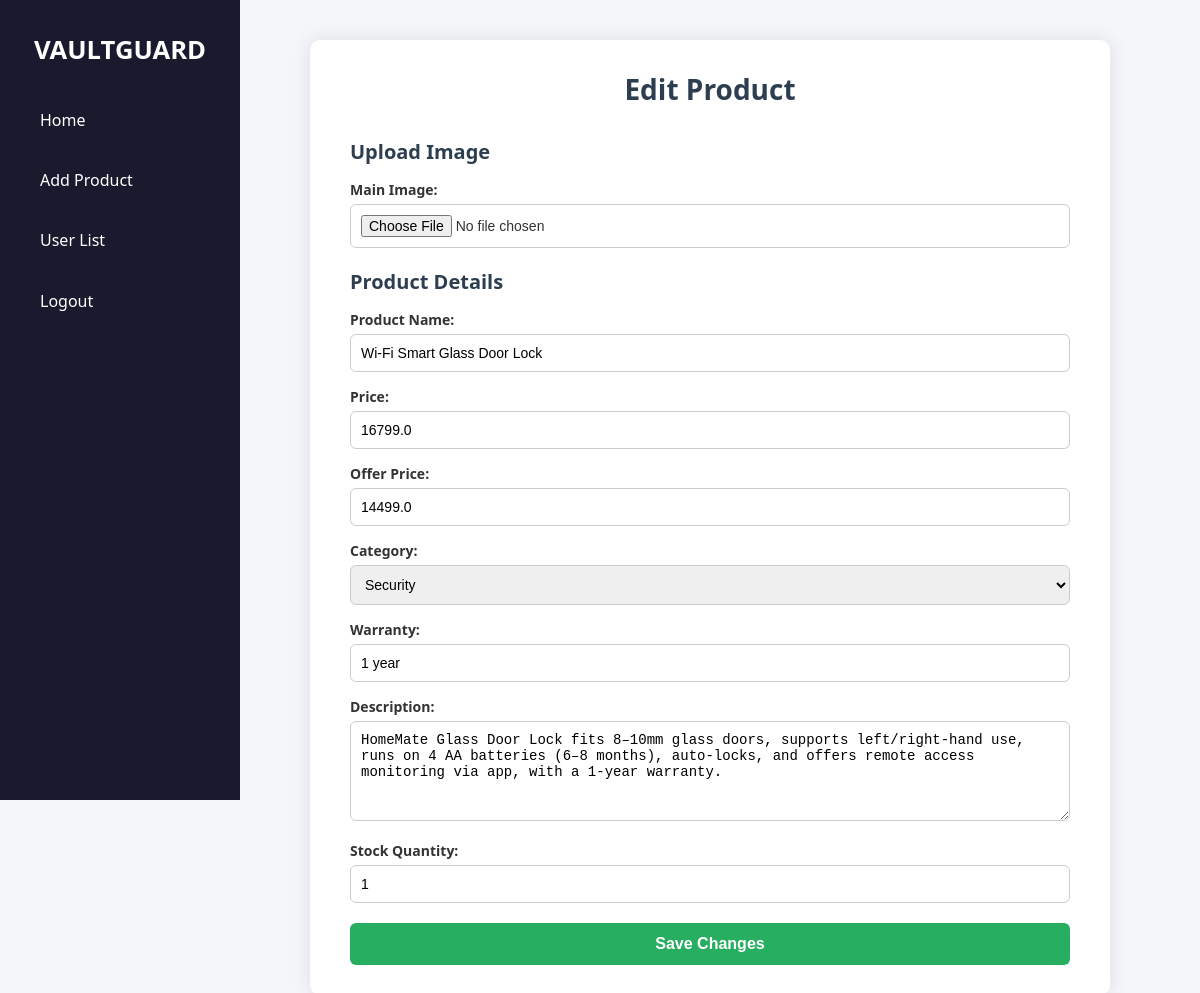
/dashboard/edit/7/, run on an earlier commit of the app's database.
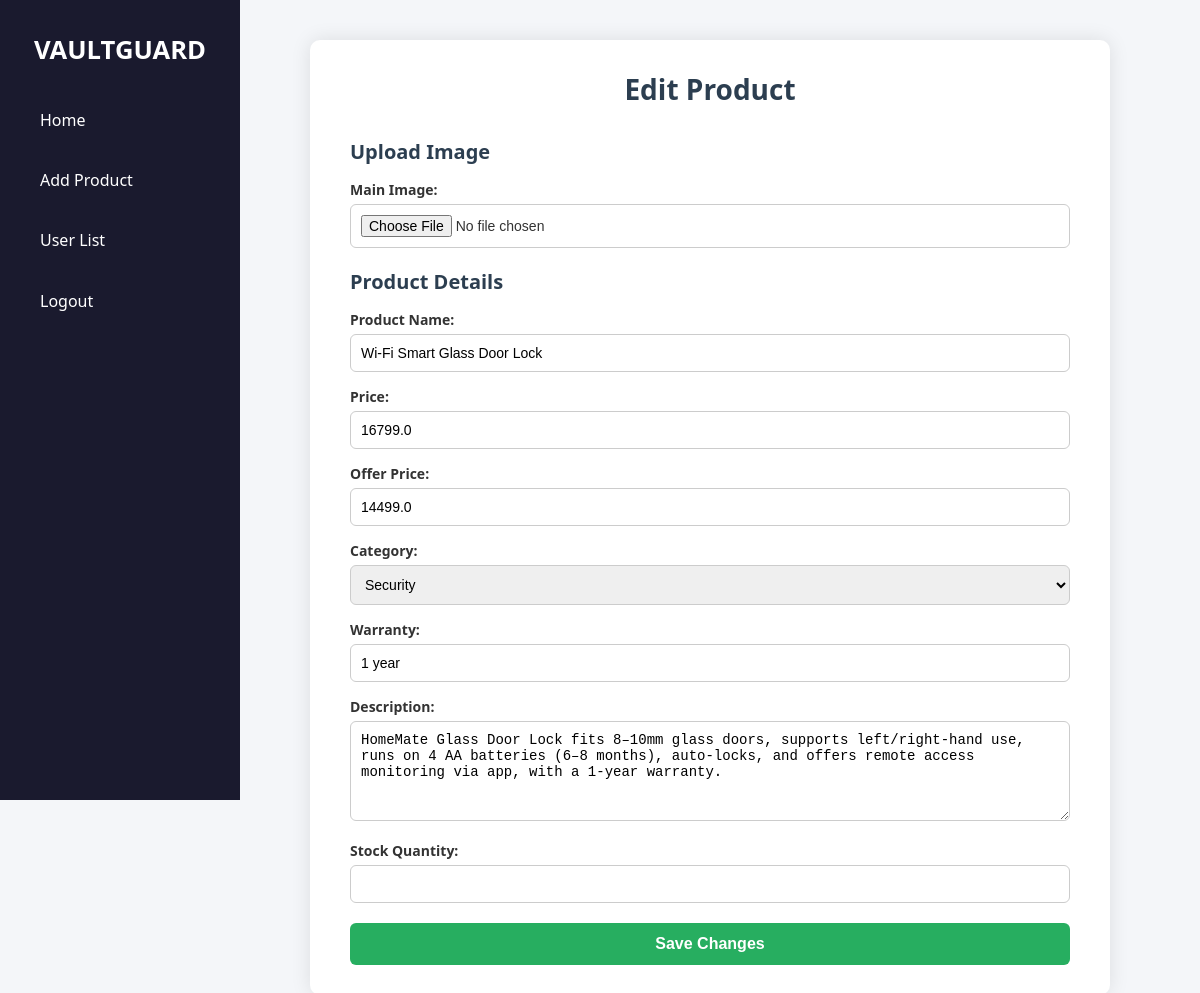
And on a later commit of the database.
### app/models.py (models this page shows, shortened)
class Product(models.Model):
    name = models.CharField(max_length=255)
    price = models.FloatField()
    offerprice = models.FloatField(blank=True, null=True)
    description = models.TextField()
    category = models.CharField(max_length=100, choices=CATEGORY_CHOICES)
    warranty = models.CharField(max_length=100, blank=True, null=True)
    stock = models.PositiveIntegerField(default=1)
    image = models.ImageField(upload_to='product_images/', blank=True, null=True)

### app/views.py (the view, shortened to what this page needs)
# urls.py: path('dashboard/edit/<int:id>/', views.edit_g, name='edit_g'),
def edit_g(request, id):
    product = get_object_or_404(Product, id=id)
    return render(request, 'add.html', {'data1': product})

### templates/add.html (shortened to what this page needs)
{% load static %}
<!DOCTYPE html>
<html lang="en">
<head>
    <link rel="stylesheet" href="{% static 'css/firstpage.css' %}">
    <link rel="stylesheet" href="{% static 'css/add.css' %}">
</head>
<body>
<div class="sidebar">
    <h2 class="brand">VAULTGUARD</h2>
    <nav class="sidebar-nav">
        <a href="{% url 'firstpage' %}">Home</a>
        <a href="{% url 'add_product' %}">Add Product</a>
        <a href="{% url 'user_list' %}"> User List</a>
        <a href="{% url 'logout' %}">Logout</a>
    </nav>
</div>
<div class="main-content">
    <div class="product-form-wrapper">
        <h2>{% if data1 %}Edit{% else %}Add{% endif %} Product</h2>
        <form action="{% if data1 %}{% url 'edit_g' data1.id %}{% else %}{% url 'add_product' %}{% endif %}" method="post" enctype="multipart/form-data" class="product-form">
            <div class="form-section">
                <h3>Upload Image</h3>
                <label for="image">Main Image:</label>
                <input type="file" name="image" id="image" accept="image/*" {% if not data1 %}required{% endif %}>
            </div>
            <div class="form-section">
                <h3>Product Details</h3>
                <label for="name">Product Name:</label>
                <input type="text" name="name" value="{{ data1.name|default:'' }}" required>
                <label for="price">Price:</label>
                <input type="number" name="price" step="0.01" value="{{ data1.price|default:'' }}" required>
                <label for="offerprice">Offer Price:</label>
                <input type="number" name="offerprice" step="0.01" value="{{ data1.offerprice|default:'' }}">
                <label for="category">Category:</label>
                <select name="category" required>
                    <option value="Security" {% if data1.category == 'Security' %}selected{% endif %}>Security</option>
                </select>
                <label for="warranty">Warranty:</label>
                <input type="text" name="warranty" value="{{ data1.warranty|default:'' }}">
                <label for="description">Description:</label>
                <textarea name="description" required>{{ data1.description|default:'' }}</textarea>
                <label for="stock">Stock Quantity:</label>
                <input type="number" name="stock" min="0" value="{{ data1.stock|default:'' }}" required>
                <button type="submit" class="btn green">
                    {% if data1 %}Save Changes{% else %}Save Product{% endif %}
                </button>
            </div>
        </form>
    </div>
</div>
</body>
</html>

What changed in the data, as far as the page shows it:
changed Product "Wi-Fi Smart Glass Door Lock": stock "1" → (not shown)
